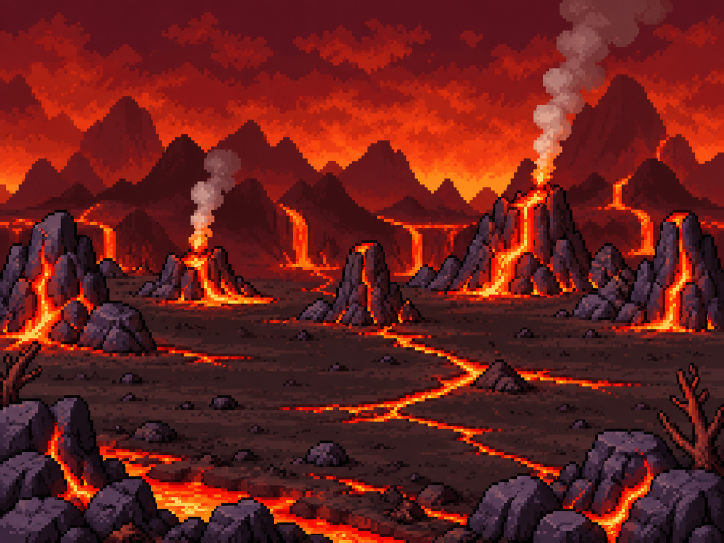
#> input picture art/backdrops/crags.png, 1448 x 1086 px (shown at 1/2 size)
$ python -i pixelart.py   (imports and definitions only)
#> lines starting #> are read from the running program, lines starting #| are printed output that depends on the picture
"""Pixel-art helpers shared by the Wilds sprite builds (scripts/make-meadow.py,
scripts/make-wilds.py). Dev-time only; needs Pillow and NumPy.

The packs are generated concept art: soft edges, uneven grids and far more
colours than pixel art uses. These bring a sprite down to art pixels by
majority vote with a hard alpha (`fit` to an exact size, `down` by a fixed
factor), snap it to a palette, clean stray pixels and halos, outline it and
pack sprites into an atlas.
"""
import colorsys
import math
from collections import Counter
import numpy as np
from PIL import Image


INK = (26, 18, 24, 255)      # the game's outline colour (#1a1218)
GLOW = (255, 243, 196, 255)  # hover outline: warm parchment white


def hexes(*cs):
    return [tuple(int(c[i:i + 2], 16) for i in (1, 3, 5)) for c in cs]


# [29 lines left out: function down, not called in this run]


def dist(a, b):
    return 2 * (a[0] - b[0]) ** 2 + 4 * (a[1] - b[1]) ** 2 + 3 * (a[2] - b[2]) ** 2


# [29 lines left out: functions snap, accents, not called in this run]


def neighbours(p, x, y, w, h):
    return [p[nx, ny] for nx, ny in ((x + 1, y), (x - 1, y), (x, y + 1), (x, y - 1)) if 0 <= nx < w and 0 <= ny < h]


# [80 lines left out: functions despeckle, majority, rim, defringe, not called in this run]


# bark, dark to light (rendering/regions.js OAKBARK)
BARK = hexes('#1e1008', '#4a2a14', '#6e4220', '#94602e', '#b8844a', '#d8a868')


# [41 lines left out: function bark_texture, not called in this run]


def trim(im):
    box = im.getchannel('A').getbbox()
    return im.crop(box) if box else im


# [48 lines left out: functions outline, list_icon, recolour, not called in this run]


def hue_in(h, lo, hi):
    h *= 360
    return lo <= h <= hi if lo <= hi else h >= lo or h <= hi


# [26 lines left out: functions anchored, pack, not called in this run]


def fit(im, w=None, h=None, colours=16, alpha_share=0.5):
    """Majority-vote downsample to w x h art pixels (one given: keep the aspect)."""
    im = trim(im)
    W, H = im.size
    if w is None:
        w = max(1, round(W * h / H))
    if h is None:
        h = max(1, round(H * w / W))
    a = np.asarray(im.getchannel('A')) >= 128
    opaque = np.asarray(im.convert('RGB'))[a]
    fill = tuple(int(v) for v in np.median(opaque, axis=0)) if len(opaque) else (0, 0, 0)
    flat = Image.new('RGB', im.size, fill)
    flat.paste(im.convert('RGB'), mask=Image.fromarray((a * 255).astype(np.uint8)))
    q = flat.quantize(colours, method=Image.Quantize.MEDIANCUT, dither=Image.Dither.NONE)
    idx, pal = np.asarray(q), q.getpalette()
    xs, ys = np.linspace(0, W, w + 1).round().astype(int), np.linspace(0, H, h + 1).round().astype(int)
    out = np.zeros((h, w, 4), np.uint8)
    for y in range(h):
        for x in range(w):
            ba = a[ys[y]:ys[y + 1], xs[x]:xs[x + 1]]
            if not ba.size or ba.mean() < alpha_share:
                continue
            i = np.bincount(idx[ys[y]:ys[y + 1], xs[x]:xs[x + 1]][ba]).argmax()
            out[y, x] = (*pal[i * 3:i * 3 + 3], 255)
    return Image.fromarray(out, 'RGBA')

>>> import cv2
>>> picture = cv2.imread('../art/backdrops/crags.png', cv2.IMREAD_GRAYSCALE)
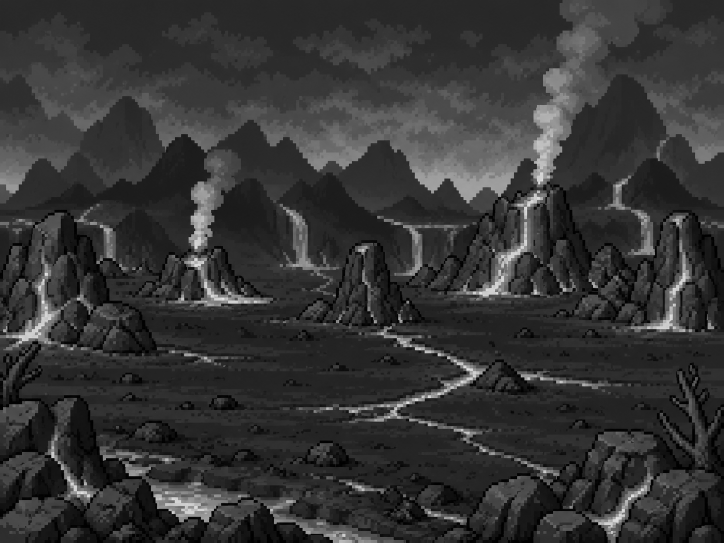
#> picture: shape (1086, 1448) (shown at 1/2 size); min 0, max 242, mean 52.6
>>> result = fit(picture)
#> (the run stopped early here; a loop or call above may not have finished)

$ run again, on art/backdrops/forest.png
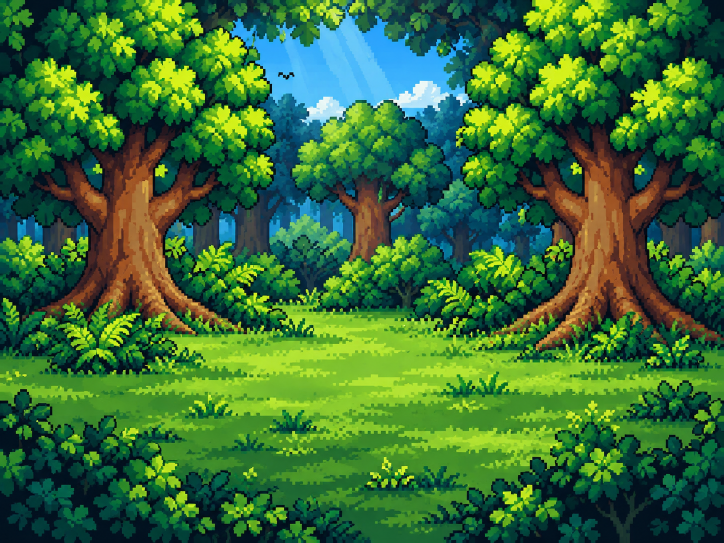
#> input picture art/backdrops/forest.png, 1448 x 1086 px (shown at 1/2 size)
#> `picture = cv2.imread('../art/backdrops/crags.png', cv2.IMREAD_GRAYSCALE)`:
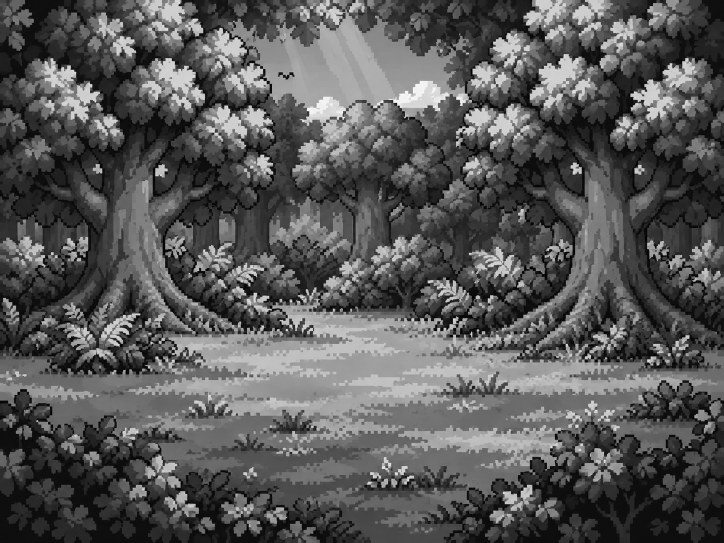
#> picture: shape (1086, 1448) (shown at 1/2 size); min 0, max 255, mean 87.8

$ run again, on art/backdrops/moonfen.png
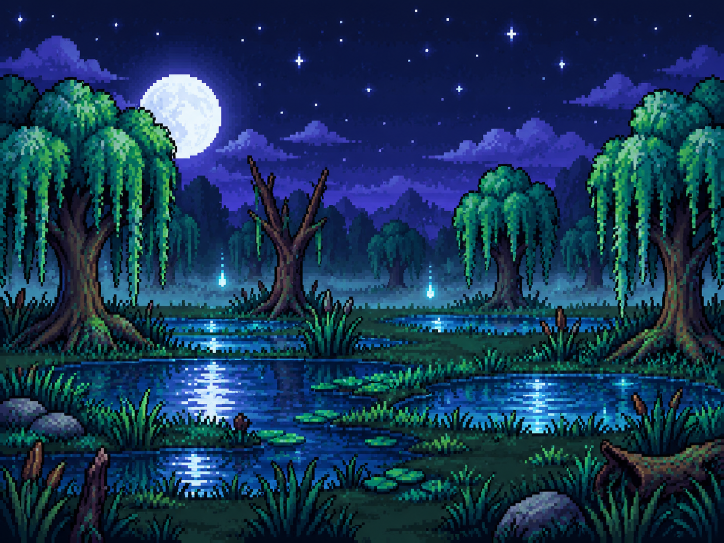
#> input picture art/backdrops/moonfen.png, 1448 x 1086 px (shown at 1/2 size)
#> `picture = cv2.imread('../art/backdrops/crags.png', cv2.IMREAD_GRAYSCALE)`:
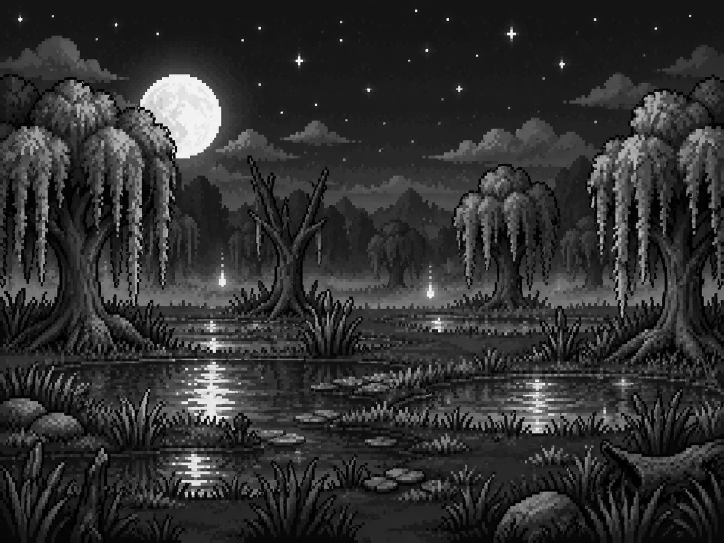
#> picture: shape (1086, 1448) (shown at 1/2 size); min 0, max 255, mean 48.4
